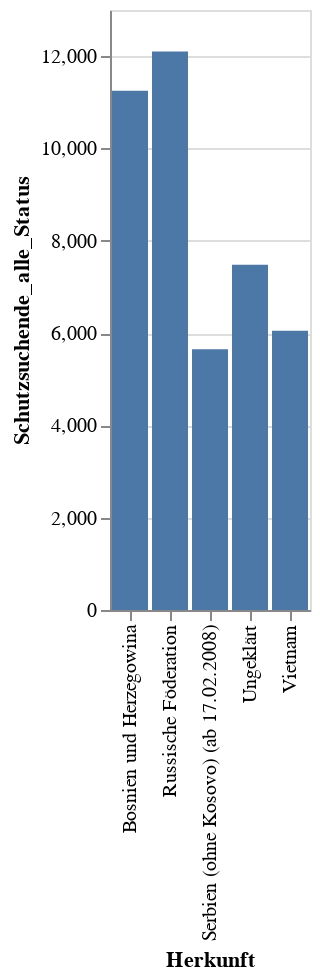
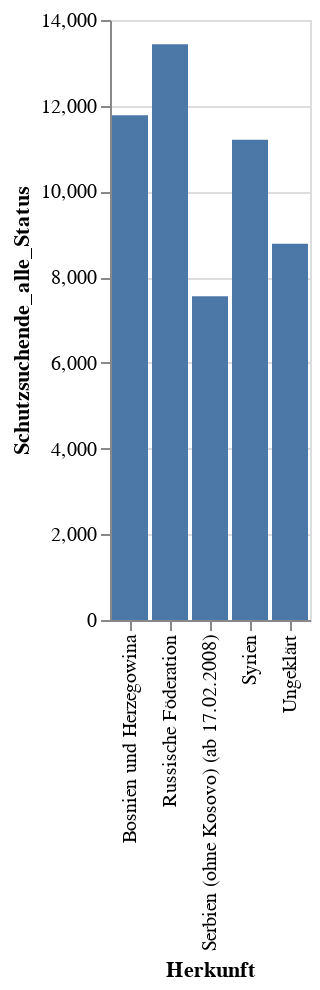
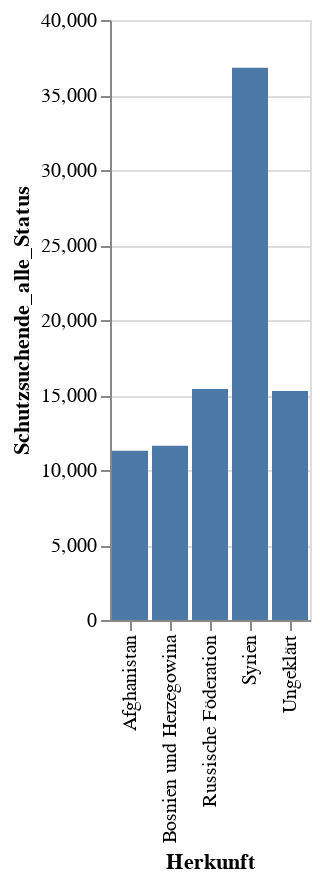
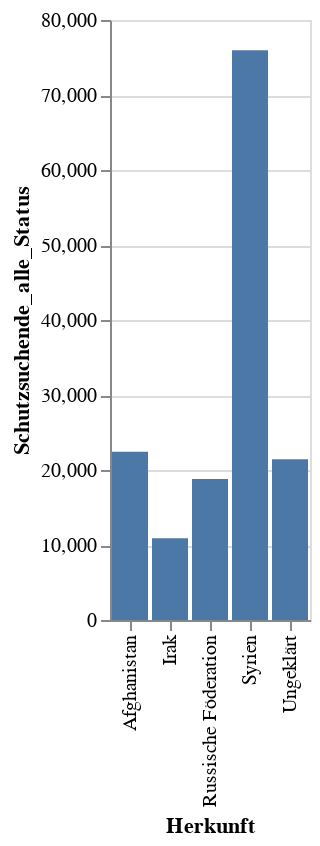

Notebook cell for these charts, in order:
### Code cell
for tag in sumover_rbb["Stichtag"].unique().tolist():
    year_df=sumover_rbb[sumover_rbb["Stichtag"]==tag]
    reduced_df=(year_df.sort_values(by=["Schutzsuchende_alle_Status"],ascending=False).head())
    print(reduced_df[["Herkunft","Schutzsuchende_alle_Status"]])
    chart=alt.Chart(reduced_df).mark_bar().encode(
    x='Herkunft:N',
    y="Schutzsuchende_alle_Status"
    )
    chart.display()

### Figure 1 — Vega-Lite specification as saved in the notebook (floating-point values rounded to 4 significant figures)
{"config": {"view": {"continuousWidth": 400, "continuousHeight": 300}}, "data": {"name": "data-68ea7e9baa14a9f0e23f34d2686ca064"}, "mark": "bar", "encoding": {"x": {"type": "nominal", "field": "Herkunft"}, "y": {"type": "quantitative", "field": "Schutzsuchende_alle_Status"}}, "$schema": "https://vega.github.io/schema/vega-lite/v4.0.0.json", "datasets": {"data-68ea7e9baa14a9f0e23f34d2686ca064": [{"Stichtag": "31.12.2013", "Herkunft": "Russische Föderation", "Offener Schutzstatus_männlich": 1160.0, "Offener Schutzstatus_weiblich": 1115.0, "Anerkannter Schutzstatus_männlich": 1675.0, "Anerkannter Schutzstatus_weiblich": 1865.0, "Befristet anerkannter Schutzstatus_männlich": 480.0, "Befristet anerkannter Schutzstatus_weiblich": 520.0, "Befristet anerkannter Schutzstatus aus Asylverf._männlich": 260.0, "Befristet anerkannter Schutzstatus aus Asylverf._weiblich": 310.0, "Befristet anerk. Schutzstatus nicht aus Asylverf._männlich": 220.0, "Befristet anerk. Schutzstatus nicht aus Asylverf._weiblich": 195.0, "Unbefristet anerkannter Schutzstatus_männlich": 1190.0, "Unbefristet anerkannter Schutzstatus_weiblich": 1350.0, "Ohne Schutzsstatus_männlich": 505.0, "Ohne Schutzsstatus_weiblich": 380.0, "Geduldet ausreisepflichtig_männlich": 400.0, "Geduldet ausreisepflichtig_weiblich": 315.0, "Latent ausreispflichtig_männlich": 10.0, "Latent ausreispflichtig_weiblich": 10.0, "Vollziehbar ausreisepflichtig_männlich": 90.0, "Vollziehbar ausreisepflichtig_weiblich": 50.0, "Schutzsuchende_alle_Status": 12100.0}, {"Stichtag": "31.12.2013", "Herkunft": "Bosnien und Herzegowina", "Offener Schutzstatus_männlich": 185.0, "Offener Schutzstatus_weiblich": 190.0, "Anerkannter Schutzstatus_männlich": 1735.0, "Anerkannter Schutzstatus_weiblich": 1960.0, "Befristet anerkannter Schutzstatus_männlich": 850.0, "Befristet anerkannter Schutzstatus_weiblich": 895.0, "Befristet anerkannter Schutzstatus aus Asylverf._männlich": 75.0, "Befristet anerkannter Schutzstatus aus Asylverf._weiblich": 130.0, "Befristet anerk. Schutzstatus nicht aus Asylverf._männlich": 775.0, "Befristet anerk. Schutzstatus nicht aus Asylverf._weiblich": 770.0, "Unbefristet anerkannter Schutzstatus_männlich": 880.0, "Unbefristet anerkannter Schutzstatus_weiblich": 1040.0, "Ohne Schutzsstatus_männlich": 470.0, "Ohne Schutzsstatus_weiblich": 410.0, "Geduldet ausreisepflichtig_männlich": 275.0, "Geduldet ausreisepflichtig_weiblich": 280.0, "Latent ausreispflichtig_männlich": 25.0, "Latent ausreispflichtig_weiblich": 20.0, "Vollziehbar ausreisepflichtig_männlich": 170.0, "Vollziehbar ausreisepflichtig_weiblich": 115.0, "Schutzsuchende_alle_Status": 11250.0}, {"Stichtag": "31.12.2013", "Herkunft": "Ungeklärt", "Offener Schutzstatus_männlich": 95.0, "Offener Schutzstatus_weiblich": 45.0, "Anerkannter Schutzstatus_männlich": 1315.0, "Anerkannter Schutzstatus_weiblich": 815.0, "Befristet anerkannter Schutzstatus_männlich": 890.0, "Befristet anerkannter Schutzstatus_weiblich": 540.0, "Befristet anerkannter Schutzstatus aus Asylverf._männlich": 105.0, "Befristet anerkannter Schutzstatus aus Asylverf._weiblich": 75.0, "Befristet anerk. Schutzstatus nicht aus Asylverf._männlich": 770.0, "Befristet anerk. Schutzstatus nicht aus Asylverf._weiblich": 465.0, "Unbefristet anerkannter Schutzstatus_männlich": 420.0, "Unbefristet anerkannter Schutzstatus_weiblich": 265.0, "Ohne Schutzsstatus_männlich": 680.0, "Ohne Schutzsstatus_weiblich": 165.0, "Geduldet ausreisepflichtig_männlich": 580.0, "Geduldet ausreisepflichtig_weiblich": 115.0, "Latent ausreispflichtig_männlich": 60.0, "Latent ausreispflichtig_weiblich": 40.0, "Vollziehbar ausreisepflichtig_männlich": 35.0, "Vollziehbar ausreisepflichtig_weiblich": 5.0, "Schutzsuchende_alle_Status": 7480.0}, {"Stichtag": "31.12.2013", "Herkunft": "Vietnam", "Offener Schutzstatus_männlich": 140.0, "Offener Schutzstatus_weiblich": 95.0, "Anerkannter Schutzstatus_männlich": 850.0, "Anerkannter Schutzstatus_weiblich": 465.0, "Befristet anerkannter Schutzstatus_männlich": 380.0, "Befristet anerkannter Schutzstatus_weiblich": 150.0, "Befristet anerkannter Schutzstatus aus Asylverf._männlich": 35.0, "Befristet anerkannter Schutzstatus aus Asylverf._weiblich": 20.0, "Befristet anerk. Schutzstatus nicht aus Asylverf._männlich": 345.0, "Befristet anerk. Schutzstatus nicht aus Asylverf._weiblich": 115.0, "Unbefristet anerkannter Schutzstatus_männlich": 455.0, "Unbefristet anerkannter Schutzstatus_weiblich": 305.0, "Ohne Schutzsstatus_männlich": 900.0, "Ohne Schutzsstatus_weiblich": 450.0, "Geduldet ausreisepflichtig_männlich": 610.0, "Geduldet ausreisepflichtig_weiblich": 295.0, "Latent ausreispflichtig_männlich": 30.0, "Latent ausreispflichtig_weiblich": 25.0, "Vollziehbar ausreisepflichtig_männlich": 255.0, "Vollziehbar ausreisepflichtig_weiblich": 130.0, "Schutzsuchende_alle_Status": 6050.0}, {"Stichtag": "31.12.2013", "Herkunft": "Serbien (ohne Kosovo) (ab 17.02.2008)", "Offener Schutzstatus_männlich": 365.0, "Offener Schutzstatus_weiblich": 375.0, "Anerkannter Schutzstatus_männlich": 395.0, "Anerkannter Schutzstatus_weiblich": 410.0, "Befristet anerkannter Schutzstatus_männlich": 290.0, "Befristet anerkannter Schutzstatus_weiblich": 295.0, "Befristet anerkannter Schutzstatus aus Asylverf._männlich": 25.0, "Befristet anerkannter Schutzstatus aus Asylverf._weiblich": 35.0, "Befristet anerk. Schutzstatus nicht aus Asylverf._männlich": 265.0, "Befristet anerk. Schutzstatus nicht aus Asylverf._weiblich": 255.0, "Unbefristet anerkannter Schutzstatus_männlich": 105.0, "Unbefristet anerkannter Schutzstatus_weiblich": 120.0, "Ohne Schutzsstatus_männlich": 705.0, "Ohne Schutzsstatus_weiblich": 660.0, "Geduldet ausreisepflichtig_männlich": 455.0, "Geduldet ausreisepflichtig_weiblich": 455.0, "Latent ausreispflichtig_männlich": 20.0, "Latent ausreispflichtig_weiblich": 20.0, "Vollziehbar ausreisepflichtig_männlich": 225.0, "Vollziehbar ausreisepflichtig_weiblich": 175.0, "Schutzsuchende_alle_Status": 5650.0}]}}

### Figure 2 — Vega-Lite specification as saved in the notebook (floating-point values rounded to 4 significant figures)
{"config": {"view": {"continuousWidth": 400, "continuousHeight": 300}}, "data": {"name": "data-aaad27028670b0447b194564fb859d4f"}, "mark": "bar", "encoding": {"x": {"type": "nominal", "field": "Herkunft"}, "y": {"type": "quantitative", "field": "Schutzsuchende_alle_Status"}}, "$schema": "https://vega.github.io/schema/vega-lite/v4.0.0.json", "datasets": {"data-aaad27028670b0447b194564fb859d4f": [{"Stichtag": "31.12.2014", "Herkunft": "Russische Föderation", "Offener Schutzstatus_männlich": 1135.0, "Offener Schutzstatus_weiblich": 1080.0, "Anerkannter Schutzstatus_männlich": 1795.0, "Anerkannter Schutzstatus_weiblich": 2055.0, "Befristet anerkannter Schutzstatus_männlich": 565.0, "Befristet anerkannter Schutzstatus_weiblich": 635.0, "Befristet anerkannter Schutzstatus aus Asylverf._männlich": 325.0, "Befristet anerkannter Schutzstatus aus Asylverf._weiblich": 390.0, "Befristet anerk. Schutzstatus nicht aus Asylverf._männlich": 230.0, "Befristet anerk. Schutzstatus nicht aus Asylverf._weiblich": 230.0, "Unbefristet anerkannter Schutzstatus_männlich": 1245.0, "Unbefristet anerkannter Schutzstatus_weiblich": 1420.0, "Ohne Schutzsstatus_männlich": 660.0, "Ohne Schutzsstatus_weiblich": 505.0, "Geduldet ausreisepflichtig_männlich": 575.0, "Geduldet ausreisepflichtig_weiblich": 445.0, "Latent ausreispflichtig_männlich": 10.0, "Latent ausreispflichtig_weiblich": 5.0, "Vollziehbar ausreisepflichtig_männlich": 75.0, "Vollziehbar ausreisepflichtig_weiblich": 55.0, "Schutzsuchende_alle_Status": 13440.0}, {"Stichtag": "31.12.2014", "Herkunft": "Bosnien und Herzegowina", "Offener Schutzstatus_männlich": 395.0, "Offener Schutzstatus_weiblich": 370.0, "Anerkannter Schutzstatus_männlich": 1685.0, "Anerkannter Schutzstatus_weiblich": 1915.0, "Befristet anerkannter Schutzstatus_männlich": 770.0, "Befristet anerkannter Schutzstatus_weiblich": 830.0, "Befristet anerkannter Schutzstatus aus Asylverf._männlich": 65.0, "Befristet anerkannter Schutzstatus aus Asylverf._weiblich": 110.0, "Befristet anerk. Schutzstatus nicht aus Asylverf._männlich": 705.0, "Befristet anerk. Schutzstatus nicht aus Asylverf._weiblich": 720.0, "Unbefristet anerkannter Schutzstatus_männlich": 910.0, "Unbefristet anerkannter Schutzstatus_weiblich": 1080.0, "Ohne Schutzsstatus_männlich": 580.0, "Ohne Schutzsstatus_weiblich": 530.0, "Geduldet ausreisepflichtig_männlich": 400.0, "Geduldet ausreisepflichtig_weiblich": 410.0, "Latent ausreispflichtig_männlich": 25.0, "Latent ausreispflichtig_weiblich": 15.0, "Vollziehbar ausreisepflichtig_männlich": 155.0, "Vollziehbar ausreisepflichtig_weiblich": 105.0, "Schutzsuchende_alle_Status": 11780.0}, {"Stichtag": "31.12.2014", "Herkunft": "Syrien", "Offener Schutzstatus_männlich": 1435.0, "Offener Schutzstatus_weiblich": 465.0, "Anerkannter Schutzstatus_männlich": 1885.0, "Anerkannter Schutzstatus_weiblich": 1210.0, "Befristet anerkannter Schutzstatus_männlich": 1815.0, "Befristet anerkannter Schutzstatus_weiblich": 1180.0, "Befristet anerkannter Schutzstatus aus Asylverf._männlich": 1250.0, "Befristet anerkannter Schutzstatus aus Asylverf._weiblich": 615.0, "Befristet anerk. Schutzstatus nicht aus Asylverf._männlich": 570.0, "Befristet anerk. Schutzstatus nicht aus Asylverf._weiblich": 560.0, "Unbefristet anerkannter Schutzstatus_männlich": 65.0, "Unbefristet anerkannter Schutzstatus_weiblich": 30.0, "Ohne Schutzsstatus_männlich": 45.0, "Ohne Schutzsstatus_weiblich": 15.0, "Geduldet ausreisepflichtig_männlich": 25.0, "Geduldet ausreisepflichtig_weiblich": 5.0, "Latent ausreispflichtig_männlich": 15.0, "Latent ausreispflichtig_weiblich": 10.0, "Vollziehbar ausreisepflichtig_männlich": 5.0, "Vollziehbar ausreisepflichtig_weiblich": 5.0, "Schutzsuchende_alle_Status": 11200.0}, {"Stichtag": "31.12.2014", "Herkunft": "Ungeklärt", "Offener Schutzstatus_männlich": 580.0, "Offener Schutzstatus_weiblich": 230.0, "Anerkannter Schutzstatus_männlich": 1460.0, "Anerkannter Schutzstatus_weiblich": 895.0, "Befristet anerkannter Schutzstatus_männlich": 1050.0, "Befristet anerkannter Schutzstatus_weiblich": 630.0, "Befristet anerkannter Schutzstatus aus Asylverf._männlich": 325.0, "Befristet anerkannter Schutzstatus aus Asylverf._weiblich": 210.0, "Befristet anerk. Schutzstatus nicht aus Asylverf._männlich": 705.0, "Befristet anerk. Schutzstatus nicht aus Asylverf._weiblich": 420.0, "Unbefristet anerkannter Schutzstatus_männlich": 400.0, "Unbefristet anerkannter Schutzstatus_weiblich": 260.0, "Ohne Schutzsstatus_männlich": 655.0, "Ohne Schutzsstatus_weiblich": 155.0, "Geduldet ausreisepflichtig_männlich": 575.0, "Geduldet ausreisepflichtig_weiblich": 120.0, "Latent ausreispflichtig_männlich": 40.0, "Latent ausreispflichtig_weiblich": 25.0, "Vollziehbar ausreisepflichtig_männlich": 35.0, "Vollziehbar ausreisepflichtig_weiblich": 10.0, "Schutzsuchende_alle_Status": 8780.0}, {"Stichtag": "31.12.2014", "Herkunft": "Serbien (ohne Kosovo) (ab 17.02.2008)", "Offener Schutzstatus_männlich": 775.0, "Offener Schutzstatus_weiblich": 750.0, "Anerkannter Schutzstatus_männlich": 420.0, "Anerkannter Schutzstatus_weiblich": 445.0, "Befristet anerkannter Schutzstatus_männlich": 285.0, "Befristet anerkannter Schutzstatus_weiblich": 305.0, "Befristet anerkannter Schutzstatus aus Asylverf._männlich": 25.0, "Befristet anerkannter Schutzstatus aus Asylverf._weiblich": 35.0, "Befristet anerk. Schutzstatus nicht aus Asylverf._männlich": 260.0, "Befristet anerk. Schutzstatus nicht aus Asylverf._weiblich": 270.0, "Unbefristet anerkannter Schutzstatus_männlich": 135.0, "Unbefristet anerkannter Schutzstatus_weiblich": 140.0, "Ohne Schutzsstatus_männlich": 970.0, "Ohne Schutzsstatus_weiblich": 890.0, "Geduldet ausreisepflichtig_männlich": 715.0, "Geduldet ausreisepflichtig_weiblich": 680.0, "Latent ausreispflichtig_männlich": 25.0, "Latent ausreispflichtig_weiblich": 35.0, "Vollziehbar ausreisepflichtig_männlich": 220.0, "Vollziehbar ausreisepflichtig_weiblich": 175.0, "Schutzsuchende_alle_Status": 7555.0}]}}

### Figure 3 — Vega-Lite specification as saved in the notebook (floating-point values rounded to 4 significant figures)
{"config": {"view": {"continuousWidth": 400, "continuousHeight": 300}}, "data": {"name": "data-fe0756bd5a3cc01cd8a73cd1c14cee2c"}, "mark": "bar", "encoding": {"x": {"type": "nominal", "field": "Herkunft"}, "y": {"type": "quantitative", "field": "Schutzsuchende_alle_Status"}}, "$schema": "https://vega.github.io/schema/vega-lite/v4.0.0.json", "datasets": {"data-fe0756bd5a3cc01cd8a73cd1c14cee2c": [{"Stichtag": "31.12.2015", "Herkunft": "Syrien", "Offener Schutzstatus_männlich": 8100.0, "Offener Schutzstatus_weiblich": 3175.0, "Anerkannter Schutzstatus_männlich": 5820.0, "Anerkannter Schutzstatus_weiblich": 2595.0, "Befristet anerkannter Schutzstatus_männlich": 5715.0, "Befristet anerkannter Schutzstatus_weiblich": 2530.0, "Befristet anerkannter Schutzstatus aus Asylverf._männlich": 4835.0, "Befristet anerkannter Schutzstatus aus Asylverf._weiblich": 1575.0, "Befristet anerk. Schutzstatus nicht aus Asylverf._männlich": 865.0, "Befristet anerk. Schutzstatus nicht aus Asylverf._weiblich": 955.0, "Unbefristet anerkannter Schutzstatus_männlich": 105.0, "Unbefristet anerkannter Schutzstatus_weiblich": 60.0, "Ohne Schutzsstatus_männlich": 195.0, "Ohne Schutzsstatus_weiblich": 50.0, "Geduldet ausreisepflichtig_männlich": 160.0, "Geduldet ausreisepflichtig_weiblich": 35.0, "Latent ausreispflichtig_männlich": 20.0, "Latent ausreispflichtig_weiblich": 10.0, "Vollziehbar ausreisepflichtig_männlich": 10.0, "Vollziehbar ausreisepflichtig_weiblich": 5.0, "Schutzsuchende_alle_Status": 36820.0}, {"Stichtag": "31.12.2015", "Herkunft": "Russische Föderation", "Offener Schutzstatus_männlich": 1390.0, "Offener Schutzstatus_weiblich": 1380.0, "Anerkannter Schutzstatus_männlich": 1880.0, "Anerkannter Schutzstatus_weiblich": 2155.0, "Befristet anerkannter Schutzstatus_männlich": 630.0, "Befristet anerkannter Schutzstatus_weiblich": 695.0, "Befristet anerkannter Schutzstatus aus Asylverf._männlich": 370.0, "Befristet anerkannter Schutzstatus aus Asylverf._weiblich": 415.0, "Befristet anerk. Schutzstatus nicht aus Asylverf._männlich": 245.0, "Befristet anerk. Schutzstatus nicht aus Asylverf._weiblich": 265.0, "Unbefristet anerkannter Schutzstatus_männlich": 1240.0, "Unbefristet anerkannter Schutzstatus_weiblich": 1455.0, "Ohne Schutzsstatus_männlich": 885.0, "Ohne Schutzsstatus_weiblich": 755.0, "Geduldet ausreisepflichtig_männlich": 805.0, "Geduldet ausreisepflichtig_weiblich": 690.0, "Latent ausreispflichtig_männlich": 10.0, "Latent ausreispflichtig_weiblich": 5.0, "Vollziehbar ausreisepflichtig_männlich": 75.0, "Vollziehbar ausreisepflichtig_weiblich": 50.0, "Schutzsuchende_alle_Status": 15400.0}, {"Stichtag": "31.12.2015", "Herkunft": "Ungeklärt", "Offener Schutzstatus_männlich": 2490.0, "Offener Schutzstatus_weiblich": 1135.0, "Anerkannter Schutzstatus_männlich": 2305.0, "Anerkannter Schutzstatus_weiblich": 1245.0, "Befristet anerkannter Schutzstatus_männlich": 1905.0, "Befristet anerkannter Schutzstatus_weiblich": 965.0, "Befristet anerkannter Schutzstatus aus Asylverf._männlich": 1185.0, "Befristet anerkannter Schutzstatus aus Asylverf._weiblich": 540.0, "Befristet anerk. Schutzstatus nicht aus Asylverf._männlich": 710.0, "Befristet anerk. Schutzstatus nicht aus Asylverf._weiblich": 420.0, "Unbefristet anerkannter Schutzstatus_männlich": 400.0, "Unbefristet anerkannter Schutzstatus_weiblich": 265.0, "Ohne Schutzsstatus_männlich": 675.0, "Ohne Schutzsstatus_weiblich": 175.0, "Geduldet ausreisepflichtig_männlich": 600.0, "Geduldet ausreisepflichtig_weiblich": 140.0, "Latent ausreispflichtig_männlich": 35.0, "Latent ausreispflichtig_weiblich": 20.0, "Vollziehbar ausreisepflichtig_männlich": 35.0, "Vollziehbar ausreisepflichtig_weiblich": 15.0, "Schutzsuchende_alle_Status": 15260.0}, {"Stichtag": "31.12.2015", "Herkunft": "Bosnien und Herzegowina", "Offener Schutzstatus_männlich": 415.0, "Offener Schutzstatus_weiblich": 355.0, "Anerkannter Schutzstatus_männlich": 1680.0, "Anerkannter Schutzstatus_weiblich": 1905.0, "Befristet anerkannter Schutzstatus_männlich": 750.0, "Befristet anerkannter Schutzstatus_weiblich": 815.0, "Befristet anerkannter Schutzstatus aus Asylverf._männlich": 60.0, "Befristet anerkannter Schutzstatus aus Asylverf._weiblich": 110.0, "Befristet anerk. Schutzstatus nicht aus Asylverf._männlich": 685.0, "Befristet anerk. Schutzstatus nicht aus Asylverf._weiblich": 705.0, "Unbefristet anerkannter Schutzstatus_männlich": 935.0, "Unbefristet anerkannter Schutzstatus_weiblich": 1075.0, "Ohne Schutzsstatus_männlich": 555.0, "Ohne Schutzsstatus_weiblich": 520.0, "Geduldet ausreisepflichtig_männlich": 290.0, "Geduldet ausreisepflichtig_weiblich": 280.0, "Latent ausreispflichtig_männlich": 40.0, "Latent ausreispflichtig_weiblich": 30.0, "Vollziehbar ausreisepflichtig_männlich": 220.0, "Vollziehbar ausreisepflichtig_weiblich": 200.0, "Schutzsuchende_alle_Status": 11620.0}, {"Stichtag": "31.12.2015", "Herkunft": "Afghanistan", "Offener Schutzstatus_männlich": 3490.0, "Offener Schutzstatus_weiblich": 1830.0, "Anerkannter Schutzstatus_männlich": 1090.0, "Anerkannter Schutzstatus_weiblich": 840.0, "Befristet anerkannter Schutzstatus_männlich": 935.0, "Befristet anerkannter Schutzstatus_weiblich": 715.0, "Befristet anerkannter Schutzstatus aus Asylverf._männlich": 785.0, "Befristet anerkannter Schutzstatus aus Asylverf._weiblich": 605.0, "Befristet anerk. Schutzstatus nicht aus Asylverf._männlich": 140.0, "Befristet anerk. Schutzstatus nicht aus Asylverf._weiblich": 95.0, "Unbefristet anerkannter Schutzstatus_männlich": 160.0, "Unbefristet anerkannter Schutzstatus_weiblich": 120.0, "Ohne Schutzsstatus_männlich": 185.0, "Ohne Schutzsstatus_weiblich": 50.0, "Geduldet ausreisepflichtig_männlich": 160.0, "Geduldet ausreisepflichtig_weiblich": 40.0, "Latent ausreispflichtig_männlich": 15.0, "Latent ausreispflichtig_weiblich": 5.0, "Vollziehbar ausreisepflichtig_männlich": 20.0, "Vollziehbar ausreisepflichtig_weiblich": 0.0, "Schutzsuchende_alle_Status": 11280.0}]}}

### Figure 4 — Vega-Lite specification as saved in the notebook (floating-point values rounded to 4 significant figures)
{"config": {"view": {"continuousWidth": 400, "continuousHeight": 300}}, "data": {"name": "data-7289e0f8266aec9a293ed3f66967904f"}, "mark": "bar", "encoding": {"x": {"type": "nominal", "field": "Herkunft"}, "y": {"type": "quantitative", "field": "Schutzsuchende_alle_Status"}}, "$schema": "https://vega.github.io/schema/vega-lite/v4.0.0.json", "datasets": {"data-7289e0f8266aec9a293ed3f66967904f": [{"Stichtag": "31.12.2016", "Herkunft": "Syrien", "Offener Schutzstatus_männlich": 3155.0, "Offener Schutzstatus_weiblich": 1380.0, "Anerkannter Schutzstatus_männlich": 16450.0, "Anerkannter Schutzstatus_weiblich": 7265.0, "Befristet anerkannter Schutzstatus_männlich": 16300.0, "Befristet anerkannter Schutzstatus_weiblich": 7180.0, "Befristet anerkannter Schutzstatus aus Asylverf._männlich": 15380.0, "Befristet anerkannter Schutzstatus aus Asylverf._weiblich": 6135.0, "Befristet anerk. Schutzstatus nicht aus Asylverf._männlich": 920.0, "Befristet anerk. Schutzstatus nicht aus Asylverf._weiblich": 1045.0, "Unbefristet anerkannter Schutzstatus_männlich": 155.0, "Unbefristet anerkannter Schutzstatus_weiblich": 85.0, "Ohne Schutzsstatus_männlich": 190.0, "Ohne Schutzsstatus_weiblich": 70.0, "Geduldet ausreisepflichtig_männlich": 135.0, "Geduldet ausreisepflichtig_weiblich": 40.0, "Latent ausreispflichtig_männlich": 35.0, "Latent ausreispflichtig_weiblich": 20.0, "Vollziehbar ausreisepflichtig_männlich": 15.0, "Vollziehbar ausreisepflichtig_weiblich": 10.0, "Schutzsuchende_alle_Status": 75960.0}, {"Stichtag": "31.12.2016", "Herkunft": "Afghanistan", "Offener Schutzstatus_männlich": 7410.0, "Offener Schutzstatus_weiblich": 3455.0, "Anerkannter Schutzstatus_männlich": 1935.0, "Anerkannter Schutzstatus_weiblich": 1485.0, "Befristet anerkannter Schutzstatus_männlich": 1730.0, "Befristet anerkannter Schutzstatus_weiblich": 1335.0, "Befristet anerkannter Schutzstatus aus Asylverf._männlich": 1555.0, "Befristet anerkannter Schutzstatus aus Asylverf._weiblich": 1200.0, "Befristet anerk. Schutzstatus nicht aus Asylverf._männlich": 175.0, "Befristet anerk. Schutzstatus nicht aus Asylverf._weiblich": 140.0, "Unbefristet anerkannter Schutzstatus_männlich": 210.0, "Unbefristet anerkannter Schutzstatus_weiblich": 160.0, "Ohne Schutzsstatus_männlich": 530.0, "Ohne Schutzsstatus_weiblich": 290.0, "Geduldet ausreisepflichtig_männlich": 310.0, "Geduldet ausreisepflichtig_weiblich": 115.0, "Latent ausreispflichtig_männlich": 145.0, "Latent ausreispflichtig_weiblich": 135.0, "Vollziehbar ausreisepflichtig_männlich": 70.0, "Vollziehbar ausreisepflichtig_weiblich": 35.0, "Schutzsuchende_alle_Status": 22420.0}, {"Stichtag": "31.12.2016", "Herkunft": "Ungeklärt", "Offener Schutzstatus_männlich": 2235.0, "Offener Schutzstatus_weiblich": 1000.0, "Anerkannter Schutzstatus_männlich": 3630.0, "Anerkannter Schutzstatus_weiblich": 1975.0, "Befristet anerkannter Schutzstatus_männlich": 3225.0, "Befristet anerkannter Schutzstatus_weiblich": 1715.0, "Befristet anerkannter Schutzstatus aus Asylverf._männlich": 2530.0, "Befristet anerkannter Schutzstatus aus Asylverf._weiblich": 1280.0, "Befristet anerk. Schutzstatus nicht aus Asylverf._männlich": 670.0, "Befristet anerk. Schutzstatus nicht aus Asylverf._weiblich": 425.0, "Unbefristet anerkannter Schutzstatus_männlich": 400.0, "Unbefristet anerkannter Schutzstatus_weiblich": 255.0, "Ohne Schutzsstatus_männlich": 815.0, "Ohne Schutzsstatus_weiblich": 230.0, "Geduldet ausreisepflichtig_männlich": 670.0, "Geduldet ausreisepflichtig_weiblich": 170.0, "Latent ausreispflichtig_männlich": 55.0, "Latent ausreispflichtig_weiblich": 25.0, "Vollziehbar ausreisepflichtig_männlich": 90.0, "Vollziehbar ausreisepflichtig_weiblich": 25.0, "Schutzsuchende_alle_Status": 21420.0}, {"Stichtag": "31.12.2016", "Herkunft": "Russische Föderation", "Offener Schutzstatus_männlich": 2040.0, "Offener Schutzstatus_weiblich": 2040.0, "Anerkannter Schutzstatus_männlich": 1960.0, "Anerkannter Schutzstatus_weiblich": 2245.0, "Befristet anerkannter Schutzstatus_männlich": 700.0, "Befristet anerkannter Schutzstatus_weiblich": 795.0, "Befristet anerkannter Schutzstatus aus Asylverf._männlich": 425.0, "Befristet anerkannter Schutzstatus aus Asylverf._weiblich": 485.0, "Befristet anerk. Schutzstatus nicht aus Asylverf._männlich": 270.0, "Befristet anerk. Schutzstatus nicht aus Asylverf._weiblich": 300.0, "Unbefristet anerkannter Schutzstatus_männlich": 1250.0, "Unbefristet anerkannter Schutzstatus_weiblich": 1445.0, "Ohne Schutzsstatus_männlich": 1290.0, "Ohne Schutzsstatus_weiblich": 1130.0, "Geduldet ausreisepflichtig_männlich": 1160.0, "Geduldet ausreisepflichtig_weiblich": 1045.0, "Latent ausreispflichtig_männlich": 25.0, "Latent ausreispflichtig_weiblich": 20.0, "Vollziehbar ausreisepflichtig_männlich": 105.0, "Vollziehbar ausreisepflichtig_weiblich": 60.0, "Schutzsuchende_alle_Status": 18790.0}, {"Stichtag": "31.12.2016", "Herkunft": "Irak", "Offener Schutzstatus_männlich": 2950.0, "Offener Schutzstatus_weiblich": 1270.0, "Anerkannter Schutzstatus_männlich": 1295.0, "Anerkannter Schutzstatus_weiblich": 895.0, "Befristet anerkannter Schutzstatus_männlich": 910.0, "Befristet anerkannter Schutzstatus_weiblich": 670.0, "Befristet anerkannter Schutzstatus aus Asylverf._männlich": 780.0, "Befristet anerkannter Schutzstatus aus Asylverf._weiblich": 530.0, "Befristet anerk. Schutzstatus nicht aus Asylverf._männlich": 135.0, "Befristet anerk. Schutzstatus nicht aus Asylverf._weiblich": 145.0, "Unbefristet anerkannter Schutzstatus_männlich": 365.0, "Unbefristet anerkannter Schutzstatus_weiblich": 205.0, "Ohne Schutzsstatus_männlich": 255.0, "Ohne Schutzsstatus_weiblich": 120.0, "Geduldet ausreisepflichtig_männlich": 130.0, "Geduldet ausreisepflichtig_weiblich": 55.0, "Latent ausreispflichtig_männlich": 15.0, "Latent ausreispflichtig_weiblich": 15.0, "Vollziehbar ausreisepflichtig_männlich": 100.0, "Vollziehbar ausreisepflichtig_weiblich": 50.0, "Schutzsuchende_alle_Status": 10890.0}]}}
